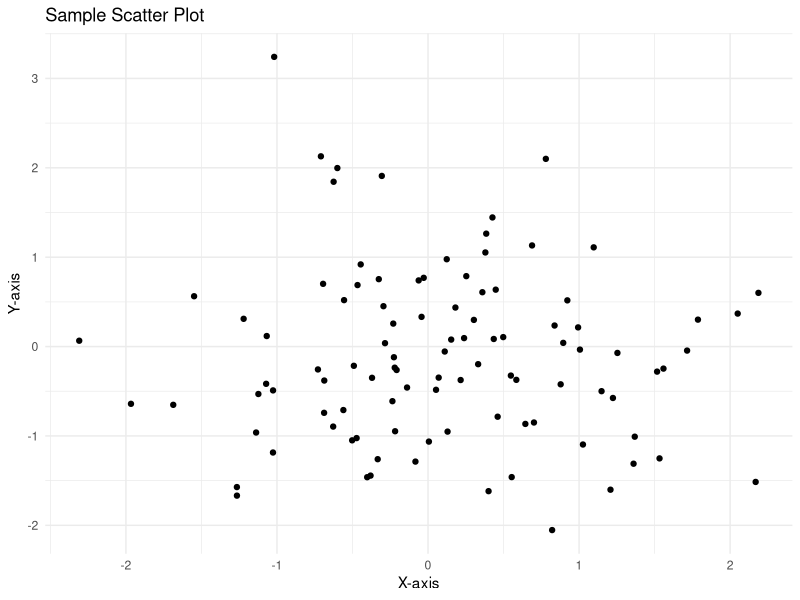

Here is the R script that generated this plot:
## ---- chunk 1
# Load necessary libraries
library(ggplot2)
library(dplyr)
## ---- chunk 2
# Generate sample data
set.seed(123)
sample_data <- data.frame(
    x = rnorm(100),
    y = rnorm(100)
)
head(sample_data)
## ---- chunk 3
# Create a scatter plot
ggplot(sample_data, aes(x = x, y = y)) +
    geom_point() +
    theme_minimal() +
    labs(title = "Sample Scatter Plot", x = "X-axis", y = "Y-axis")
## ---- chunk 4
# Calculate summary statistics
summary_stats <- sample_data %>%
    summarise(
        mean_x = mean(x),
        mean_y = mean(y),
        sd_x = sd(x),
        sd_y = sd(y)
    )
summary_stats
